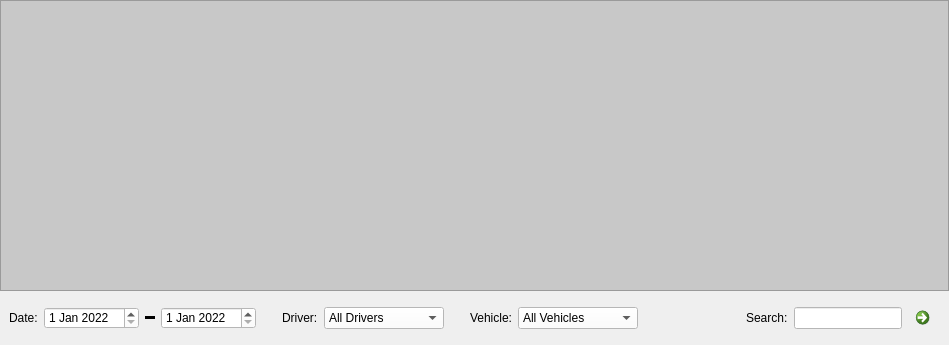
<?xml version="1.0" encoding="UTF-8"?>
<ui version="4.0">
 <class>SchedulesWidget</class>
 <widget class="QWidget" name="SchedulesWidget">
  <property name="geometry">
   <rect>
    <x>0</x>
    <y>0</y>
    <width>949</width>
    <height>345</height>
   </rect>
  </property>
  <property name="windowTitle">
   <string>SchedulesWidget</string>
  </property>
  <layout class="QVBoxLayout" name="schedulesWidgetLayout">
   <property name="spacing">
    <number>0</number>
   </property>
   <property name="leftMargin">
    <number>0</number>
   </property>
   <property name="topMargin">
    <number>0</number>
   </property>
   <property name="rightMargin">
    <number>0</number>
   </property>
   <property name="bottomMargin">
    <number>0</number>
   </property>
   <item>
    <widget class="QTableView" name="schedulesTable">
     <property name="styleSheet">
      <string notr="true">background-color: rgb(200, 200, 200);</string>
     </property>
     <property name="editTriggers">
      <set>QAbstractItemView::DoubleClicked</set>
     </property>
     <property name="selectionBehavior">
      <enum>QAbstractItemView::SelectRows</enum>
     </property>
     <property name="verticalScrollMode">
      <enum>QAbstractItemView::ScrollPerPixel</enum>
     </property>
     <property name="horizontalScrollMode">
      <enum>QAbstractItemView::ScrollPerPixel</enum>
     </property>
     <property name="sortingEnabled">
      <bool>true</bool>
     </property>
     <property name="cornerButtonEnabled">
      <bool>false</bool>
     </property>
     <attribute name="horizontalHeaderDefaultSectionSize">
      <number>140</number>
     </attribute>
     <attribute name="horizontalHeaderStretchLastSection">
      <bool>true</bool>
     </attribute>
     <attribute name="verticalHeaderVisible">
      <bool>false</bool>
     </attribute>
     <attribute name="verticalHeaderMinimumSectionSize">
      <number>32</number>
     </attribute>
     <attribute name="verticalHeaderDefaultSectionSize">
      <number>32</number>
     </attribute>
    </widget>
   </item>
   <item>
    <widget class="QWidget" name="bottomPanel" native="true">
     <layout class="QHBoxLayout" name="bottomPanelLayout">
      <item alignment="Qt::AlignVCenter">
       <widget class="QLabel" name="dateLabel">
        <property name="font">
         <font>
          <family>Segoe UI</family>
         </font>
        </property>
        <property name="text">
         <string>Date:</string>
        </property>
       </widget>
      </item>
      <item>
       <widget class="QDateEdit" name="dateEdit1">
        <property name="font">
         <font>
          <family>Segoe UI</family>
         </font>
        </property>
        <property name="toolTip">
         <string>Search from</string>
        </property>
        <property name="styleSheet">
         <string notr="true">background-color: rgb(255, 255, 255);</string>
        </property>
        <property name="minimumDate">
         <date>
          <year>2022</year>
          <month>1</month>
          <day>1</day>
         </date>
        </property>
       </widget>
      </item>
      <item>
       <widget class="Line" name="dash">
        <property name="minimumSize">
         <size>
          <width>10</width>
          <height>0</height>
         </size>
        </property>
        <property name="styleSheet">
         <string notr="true">background-color: rgb(0, 0, 0);</string>
        </property>
        <property name="orientation">
         <enum>Qt::Horizontal</enum>
        </property>
       </widget>
      </item>
      <item>
       <widget class="QDateEdit" name="dateEdit2">
        <property name="font">
         <font>
          <family>Segoe UI</family>
         </font>
        </property>
        <property name="toolTip">
         <string>Search to</string>
        </property>
        <property name="styleSheet">
         <string notr="true">background-color: rgb(255, 255, 255);</string>
        </property>
        <property name="minimumDate">
         <date>
          <year>2022</year>
          <month>1</month>
          <day>1</day>
         </date>
        </property>
       </widget>
      </item>
      <item>
       <spacer name="hspacer2">
        <property name="orientation">
         <enum>Qt::Horizontal</enum>
        </property>
        <property name="sizeType">
         <enum>QSizePolicy::Fixed</enum>
        </property>
        <property name="sizeHint" stdset="0">
         <size>
          <width>20</width>
          <height>20</height>
         </size>
        </property>
       </spacer>
      </item>
      <item alignment="Qt::AlignVCenter">
       <widget class="QLabel" name="driverLabel">
        <property name="font">
         <font>
          <family>Segoe UI</family>
         </font>
        </property>
        <property name="text">
         <string>Driver:</string>
        </property>
       </widget>
      </item>
      <item>
       <widget class="QComboBox" name="driverSearch">
        <property name="minimumSize">
         <size>
          <width>120</width>
          <height>0</height>
         </size>
        </property>
        <property name="font">
         <font>
          <family>Segoe UI</family>
         </font>
        </property>
        <property name="toolTip">
         <string>Search by driver</string>
        </property>
        <property name="styleSheet">
         <string notr="true">background-color: rgb(255, 255, 255);</string>
        </property>
        <item>
         <property name="text">
          <string>All Drivers</string>
         </property>
        </item>
        <item>
         <property name="text">
          <string>Driver1</string>
         </property>
        </item>
        <item>
         <property name="text">
          <string>Driver2</string>
         </property>
        </item>
        <item>
         <property name="text">
          <string>Driver3</string>
         </property>
        </item>
       </widget>
      </item>
      <item>
       <spacer name="hspacer3">
        <property name="orientation">
         <enum>Qt::Horizontal</enum>
        </property>
        <property name="sizeType">
         <enum>QSizePolicy::Fixed</enum>
        </property>
        <property name="sizeHint" stdset="0">
         <size>
          <width>20</width>
          <height>20</height>
         </size>
        </property>
       </spacer>
      </item>
      <item alignment="Qt::AlignVCenter">
       <widget class="QLabel" name="vehicleLabel">
        <property name="font">
         <font>
          <family>Segoe UI</family>
         </font>
        </property>
        <property name="text">
         <string>Vehicle:</string>
        </property>
       </widget>
      </item>
      <item>
       <widget class="QComboBox" name="vehicleSearch">
        <property name="minimumSize">
         <size>
          <width>120</width>
          <height>0</height>
         </size>
        </property>
        <property name="font">
         <font>
          <family>Segoe UI</family>
         </font>
        </property>
        <property name="toolTip">
         <string>Search by vehicle</string>
        </property>
        <property name="styleSheet">
         <string notr="true">background-color: rgb(255, 255, 255);</string>
        </property>
        <item>
         <property name="text">
          <string>All Vehicles</string>
         </property>
        </item>
        <item>
         <property name="text">
          <string>Vehicle1</string>
         </property>
        </item>
        <item>
         <property name="text">
          <string>Vehicle2</string>
         </property>
        </item>
        <item>
         <property name="text">
          <string>Vehicle3</string>
         </property>
        </item>
       </widget>
      </item>
      <item>
       <spacer name="hspacer4">
        <property name="orientation">
         <enum>Qt::Horizontal</enum>
        </property>
        <property name="sizeHint" stdset="0">
         <size>
          <width>40</width>
          <height>20</height>
         </size>
        </property>
       </spacer>
      </item>
      <item alignment="Qt::AlignVCenter">
       <widget class="QLabel" name="searchLabel">
        <property name="font">
         <font>
          <family>Segoe UI</family>
         </font>
        </property>
        <property name="text">
         <string>Search:</string>
        </property>
       </widget>
      </item>
      <item>
       <widget class="QLineEdit" name="searchBox">
        <property name="font">
         <font>
          <family>Segoe UI</family>
          <italic>true</italic>
         </font>
        </property>
        <property name="toolTip">
         <string>Search invoice IDs</string>
        </property>
        <property name="styleSheet">
         <string notr="true">background-color: rgb(255, 255, 255);</string>
        </property>
       </widget>
      </item>
      <item alignment="Qt::AlignVCenter">
       <widget class="QCommandLinkButton" name="searchButton">
        <property name="maximumSize">
         <size>
          <width>32</width>
          <height>16777215</height>
         </size>
        </property>
        <property name="toolTip">
         <string>Go</string>
        </property>
        <property name="styleSheet">
         <string notr="true"/>
        </property>
       </widget>
      </item>
     </layout>
    </widget>
   </item>
  </layout>
 </widget>
 <resources/>
 <connections/>
</ui>
